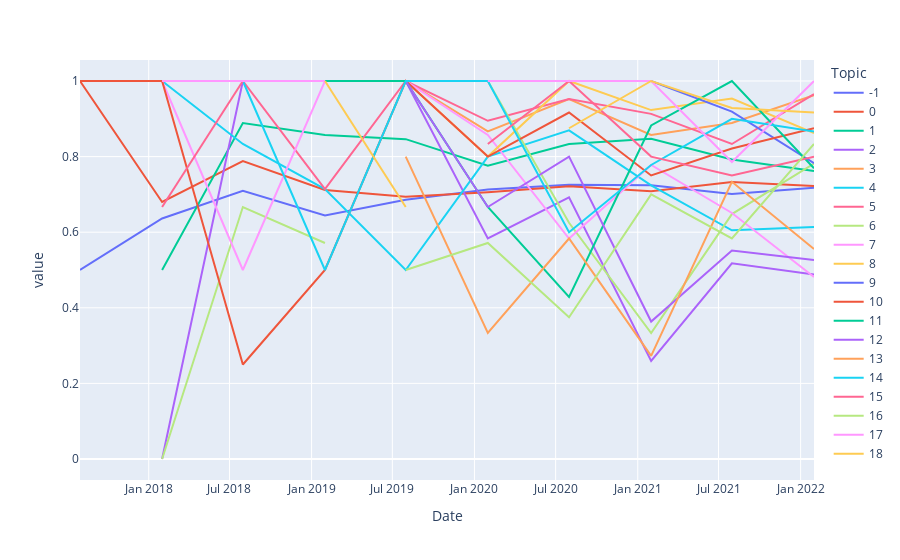

The notebook cell this image was saved under:
### Code cell
fig = px.line(pivot_df_time, x=pivot_df_time.index, y =pivot_df_time.columns)
fig.show()

### Figure 1 — Plotly figure (JSON) as saved in the notebook; plotly's stock layout.template omitted (floating-point values rounded to 4 significant figures)
{"data": [{"hovertemplate": "Topic=-1<br>Date=%{x}<br>value=%{y}<extra></extra>", "legendgroup": "-1", "line": {"color": "#636efa", "dash": "solid"}, "marker": {"symbol": "circle"}, "mode": "lines", "name": "-1", "orientation": "v", "showlegend": true, "type": "scatter", "x": ["2017-07-31T00:00:00", "2018-01-31T00:00:00", "2018-07-31T00:00:00", "2019-01-31T00:00:00", "2019-07-31T00:00:00", "2020-01-31T00:00:00", "2020-07-31T00:00:00", "2021-01-31T00:00:00", "2021-07-31T00:00:00", "2022-01-31T00:00:00"], "xaxis": "x", "y": [0.5, 0.6364, 0.7097, 0.6444, 0.6857, 0.7126, 0.7258, 0.7241, 0.701, 0.7176], "yaxis": "y"}, {"hovertemplate": "Topic=0<br>Date=%{x}<br>value=%{y}<extra></extra>", "legendgroup": "0", "line": {"color": "#EF553B", "dash": "solid"}, "marker": {"symbol": "circle"}, "mode": "lines", "name": "0", "orientation": "v", "showlegend": true, "type": "scatter", "x": ["2017-07-31T00:00:00", "2018-01-31T00:00:00", "2018-07-31T00:00:00", "2019-01-31T00:00:00", "2019-07-31T00:00:00", "2020-01-31T00:00:00", "2020-07-31T00:00:00", "2021-01-31T00:00:00", "2021-07-31T00:00:00", "2022-01-31T00:00:00"], "xaxis": "x", "y": [1, 0.68, 0.7879, 0.7119, 0.6939, 0.7059, 0.7213, 0.7085, 0.7329, 0.7225], "yaxis": "y"}, {"hovertemplate": "Topic=1<br>Date=%{x}<br>value=%{y}<extra></extra>", "legendgroup": "1", "line": {"color": "#00cc96", "dash": "solid"}, "marker": {"symbol": "circle"}, "mode": "lines", "name": "1", "orientation": "v", "showlegend": true, "type": "scatter", "x": ["2017-07-31T00:00:00", "2018-01-31T00:00:00", "2018-07-31T00:00:00", "2019-01-31T00:00:00", "2019-07-31T00:00:00", "2020-01-31T00:00:00", "2020-07-31T00:00:00", "2021-01-31T00:00:00", "2021-07-31T00:00:00", "2022-01-31T00:00:00"], "xaxis": "x", "y": [null, 0.5, 0.8889, 0.8571, 0.8462, 0.7761, 0.8333, 0.8469, 0.7925, 0.7622], "yaxis": "y"}, {"hovertemplate": "Topic=2<br>Date=%{x}<br>value=%{y}<extra></extra>", "legendgroup": "2", "line": {"color": "#ab63fa", "dash": "solid"}, "marker": {"symbol": "circle"}, "mode": "lines", "name": "2", "orientation": "v", "showlegend": true, "type": "scatter", "x": ["2017-07-31T00:00:00", "2018-01-31T00:00:00", "2018-07-31T00:00:00", "2019-01-31T00:00:00", "2019-07-31T00:00:00", "2020-01-31T00:00:00", "2020-07-31T00:00:00", "2021-01-31T00:00:00", "2021-07-31T00:00:00", "2022-01-31T00:00:00"], "xaxis": "x", "y": [null, 0, 1, 1, 1, 0.5833, 0.6923, 0.2593, 0.5176, 0.4884], "yaxis": "y"}, {"hovertemplate": "Topic=3<br>Date=%{x}<br>value=%{y}<extra></extra>", "legendgroup": "3", "line": {"color": "#FFA15A", "dash": "solid"}, "marker": {"symbol": "circle"}, "mode": "lines", "name": "3", "orientation": "v", "showlegend": true, "type": "scatter", "x": ["2017-07-31T00:00:00", "2018-01-31T00:00:00", "2018-07-31T00:00:00", "2019-01-31T00:00:00", "2019-07-31T00:00:00", "2020-01-31T00:00:00", "2020-07-31T00:00:00", "2021-01-31T00:00:00", "2021-07-31T00:00:00", "2022-01-31T00:00:00"], "xaxis": "x", "y": [null, 1, 1, 1, 1, 0.8667, 0.9524, 0.8571, 0.8889, 0.9623], "yaxis": "y"}, {"hovertemplate": "Topic=4<br>Date=%{x}<br>value=%{y}<extra></extra>", "legendgroup": "4", "line": {"color": "#19d3f3", "dash": "solid"}, "marker": {"symbol": "circle"}, "mode": "lines", "name": "4", "orientation": "v", "showlegend": true, "type": "scatter", "x": ["2017-07-31T00:00:00", "2018-01-31T00:00:00", "2018-07-31T00:00:00", "2019-01-31T00:00:00", "2019-07-31T00:00:00", "2020-01-31T00:00:00", "2020-07-31T00:00:00", "2021-01-31T00:00:00", "2021-07-31T00:00:00", "2022-01-31T00:00:00"], "xaxis": "x", "y": [null, 1, 0.8333, 0.7143, 0.5, 0.8, 0.8696, 0.7241, 0.6049, 0.6136], "yaxis": "y"}, {"hovertemplate": "Topic=5<br>Date=%{x}<br>value=%{y}<extra></extra>", "legendgroup": "5", "line": {"color": "#FF6692", "dash": "solid"}, "marker": {"symbol": "circle"}, "mode": "lines", "name": "5", "orientation": "v", "showlegend": true, "type": "scatter", "x": ["2017-07-31T00:00:00", "2018-01-31T00:00:00", "2018-07-31T00:00:00", "2019-01-31T00:00:00", "2019-07-31T00:00:00", "2020-01-31T00:00:00", "2020-07-31T00:00:00", "2021-01-31T00:00:00", "2021-07-31T00:00:00", "2022-01-31T00:00:00"], "xaxis": "x", "y": [null, 1, 1, 0.7143, 1, 0.8947, 0.9524, 0.913, 0.8333, 0.9655], "yaxis": "y"}, {"hovertemplate": "Topic=6<br>Date=%{x}<br>value=%{y}<extra></extra>", "legendgroup": "6", "line": {"color": "#B6E880", "dash": "solid"}, "marker": {"symbol": "circle"}, "mode": "lines", "name": "6", "orientation": "v", "showlegend": true, "type": "scatter", "x": ["2017-07-31T00:00:00", "2018-01-31T00:00:00", "2018-07-31T00:00:00", "2019-01-31T00:00:00", "2019-07-31T00:00:00", "2020-01-31T00:00:00", "2020-07-31T00:00:00", "2021-01-31T00:00:00", "2021-07-31T00:00:00", "2022-01-31T00:00:00"], "xaxis": "x", "y": [null, 0, 0.6667, 0.5714, null, 1, 0.625, 0.3333, 0.6479, 0.7812], "yaxis": "y"}, {"hovertemplate": "Topic=7<br>Date=%{x}<br>value=%{y}<extra></extra>", "legendgroup": "7", "line": {"color": "#FF97FF", "dash": "solid"}, "marker": {"symbol": "circle"}, "mode": "lines", "name": "7", "orientation": "v", "showlegend": true, "type": "scatter", "x": ["2017-07-31T00:00:00", "2018-01-31T00:00:00", "2018-07-31T00:00:00", "2019-01-31T00:00:00", "2019-07-31T00:00:00", "2020-01-31T00:00:00", "2020-07-31T00:00:00", "2021-01-31T00:00:00", "2021-07-31T00:00:00", "2022-01-31T00:00:00"], "xaxis": "x", "y": [null, 1, 0.5, 1, 1, 0.8571, 0.5833, 0.7778, 0.6508, 0.4815], "yaxis": "y"}, {"hovertemplate": "Topic=8<br>Date=%{x}<br>value=%{y}<extra></extra>", "legendgroup": "8", "line": {"color": "#FECB52", "dash": "solid"}, "marker": {"symbol": "circle"}, "mode": "lines", "name": "8", "orientation": "v", "showlegend": true, "type": "scatter", "x": ["2017-07-31T00:00:00", "2018-01-31T00:00:00", "2018-07-31T00:00:00", "2019-01-31T00:00:00", "2019-07-31T00:00:00", "2020-01-31T00:00:00", "2020-07-31T00:00:00", "2021-01-31T00:00:00", "2021-07-31T00:00:00", "2022-01-31T00:00:00"], "xaxis": "x", "y": [null, 1, 1, 1, 1, 0.8, 1, 0.9231, 0.9535, 0.8621], "yaxis": "y"}, {"hovertemplate": "Topic=9<br>Date=%{x}<br>value=%{y}<extra></extra>", "legendgroup": "9", "line": {"color": "#636efa", "dash": "solid"}, "marker": {"symbol": "circle"}, "mode": "lines", "name": "9", "orientation": "v", "showlegend": true, "type": "scatter", "x": ["2017-07-31T00:00:00", "2018-01-31T00:00:00", "2018-07-31T00:00:00", "2019-01-31T00:00:00", "2019-07-31T00:00:00", "2020-01-31T00:00:00", "2020-07-31T00:00:00", "2021-01-31T00:00:00", "2021-07-31T00:00:00", "2022-01-31T00:00:00"], "xaxis": "x", "y": [null, 1, 1, 1, 1, 1, 1, 1, 0.9189, 0.7826], "yaxis": "y"}, {"hovertemplate": "Topic=10<br>Date=%{x}<br>value=%{y}<extra></extra>", "legendgroup": "10", "line": {"color": "#EF553B", "dash": "solid"}, "marker": {"symbol": "circle"}, "mode": "lines", "name": "10", "orientation": "v", "showlegend": true, "type": "scatter", "x": ["2017-07-31T00:00:00", "2018-01-31T00:00:00", "2018-07-31T00:00:00", "2019-01-31T00:00:00", "2019-07-31T00:00:00", "2020-01-31T00:00:00", "2020-07-31T00:00:00", "2021-01-31T00:00:00", "2021-07-31T00:00:00", "2022-01-31T00:00:00"], "xaxis": "x", "y": [1, 1, 0.25, 0.5, 1, 0.8, 0.9167, 0.75, 0.8214, 0.875], "yaxis": "y"}, {"hovertemplate": "Topic=11<br>Date=%{x}<br>value=%{y}<extra></extra>", "legendgroup": "11", "line": {"color": "#00cc96", "dash": "solid"}, "marker": {"symbol": "circle"}, "mode": "lines", "name": "11", "orientation": "v", "showlegend": true, "type": "scatter", "x": ["2017-07-31T00:00:00", "2018-01-31T00:00:00", "2018-07-31T00:00:00", "2019-01-31T00:00:00", "2019-07-31T00:00:00", "2020-01-31T00:00:00", "2020-07-31T00:00:00", "2021-01-31T00:00:00", "2021-07-31T00:00:00", "2022-01-31T00:00:00"], "xaxis": "x", "y": [null, null, 1, 1, 1, 0.6667, 0.4286, 0.8824, 1, 0.7692], "yaxis": "y"}, {"hovertemplate": "Topic=12<br>Date=%{x}<br>value=%{y}<extra></extra>", "legendgroup": "12", "line": {"color": "#ab63fa", "dash": "solid"}, "marker": {"symbol": "circle"}, "mode": "lines", "name": "12", "orientation": "v", "showlegend": true, "type": "scatter", "x": ["2017-07-31T00:00:00", "2018-01-31T00:00:00", "2018-07-31T00:00:00", "2019-01-31T00:00:00", "2019-07-31T00:00:00", "2020-01-31T00:00:00", "2020-07-31T00:00:00", "2021-01-31T00:00:00", "2021-07-31T00:00:00", "2022-01-31T00:00:00"], "xaxis": "x", "y": [null, null, 0, null, 1, 0.6667, 0.8, 0.3636, 0.5517, 0.5263], "yaxis": "y"}, {"hovertemplate": "Topic=13<br>Date=%{x}<br>value=%{y}<extra></extra>", "legendgroup": "13", "line": {"color": "#FFA15A", "dash": "solid"}, "marker": {"symbol": "circle"}, "mode": "lines", "name": "13", "orientation": "v", "showlegend": true, "type": "scatter", "x": ["2017-07-31T00:00:00", "2018-01-31T00:00:00", "2018-07-31T00:00:00", "2019-01-31T00:00:00", "2019-07-31T00:00:00", "2020-01-31T00:00:00", "2020-07-31T00:00:00", "2021-01-31T00:00:00", "2021-07-31T00:00:00", "2022-01-31T00:00:00"], "xaxis": "x", "y": [null, 1, 1, null, 0.8, 0.3333, 0.5833, 0.2727, 0.7333, 0.5556], "yaxis": "y"}, {"hovertemplate": "Topic=14<br>Date=%{x}<br>value=%{y}<extra></extra>", "legendgroup": "14", "line": {"color": "#19d3f3", "dash": "solid"}, "marker": {"symbol": "circle"}, "mode": "lines", "name": "14", "orientation": "v", "showlegend": true, "type": "scatter", "x": ["2017-07-31T00:00:00", "2018-01-31T00:00:00", "2018-07-31T00:00:00", "2019-01-31T00:00:00", "2019-07-31T00:00:00", "2020-01-31T00:00:00", "2020-07-31T00:00:00", "2021-01-31T00:00:00", "2021-07-31T00:00:00", "2022-01-31T00:00:00"], "xaxis": "x", "y": [null, null, 1, 0.5, 1, 1, 0.6, 0.7778, 0.9, 0.8667], "yaxis": "y"}, {"hovertemplate": "Topic=15<br>Date=%{x}<br>value=%{y}<extra></extra>", "legendgroup": "15", "line": {"color": "#FF6692", "dash": "solid"}, "marker": {"symbol": "circle"}, "mode": "lines", "name": "15", "orientation": "v", "showlegend": true, "type": "scatter", "x": ["2017-07-31T00:00:00", "2018-01-31T00:00:00", "2018-07-31T00:00:00", "2019-01-31T00:00:00", "2019-07-31T00:00:00", "2020-01-31T00:00:00", "2020-07-31T00:00:00", "2021-01-31T00:00:00", "2021-07-31T00:00:00", "2022-01-31T00:00:00"], "xaxis": "x", "y": [null, 0.6667, 1, null, null, 0.8333, 1, 0.8, 0.75, 0.8], "yaxis": "y"}, {"hovertemplate": "Topic=16<br>Date=%{x}<br>value=%{y}<extra></extra>", "legendgroup": "16", "line": {"color": "#B6E880", "dash": "solid"}, "marker": {"symbol": "circle"}, "mode": "lines", "name": "16", "orientation": "v", "showlegend": true, "type": "scatter", "x": ["2017-07-31T00:00:00", "2018-01-31T00:00:00", "2018-07-31T00:00:00", "2019-01-31T00:00:00", "2019-07-31T00:00:00", "2020-01-31T00:00:00", "2020-07-31T00:00:00", "2021-01-31T00:00:00", "2021-07-31T00:00:00", "2022-01-31T00:00:00"], "xaxis": "x", "y": [null, 0.5, null, null, 0.5, 0.5714, 0.375, 0.7, 0.5833, 0.8333], "yaxis": "y"}, {"hovertemplate": "Topic=17<br>Date=%{x}<br>value=%{y}<extra></extra>", "legendgroup": "17", "line": {"color": "#FF97FF", "dash": "solid"}, "marker": {"symbol": "circle"}, "mode": "lines", "name": "17", "orientation": "v", "showlegend": true, "type": "scatter", "x": ["2017-07-31T00:00:00", "2018-01-31T00:00:00", "2018-07-31T00:00:00", "2019-01-31T00:00:00", "2019-07-31T00:00:00", "2020-01-31T00:00:00", "2020-07-31T00:00:00", "2021-01-31T00:00:00", "2021-07-31T00:00:00", "2022-01-31T00:00:00"], "xaxis": "x", "y": [null, 1, 1, 1, null, 1, 1, 1, 0.7857, 1], "yaxis": "y"}, {"hovertemplate": "Topic=18<br>Date=%{x}<br>value=%{y}<extra></extra>", "legendgroup": "18", "line": {"color": "#FECB52", "dash": "solid"}, "marker": {"symbol": "circle"}, "mode": "lines", "name": "18", "orientation": "v", "showlegend": true, "type": "scatter", "x": ["2017-07-31T00:00:00", "2018-01-31T00:00:00", "2018-07-31T00:00:00", "2019-01-31T00:00:00", "2019-07-31T00:00:00", "2020-01-31T00:00:00", "2020-07-31T00:00:00", "2021-01-31T00:00:00", "2021-07-31T00:00:00", "2022-01-31T00:00:00"], "xaxis": "x", "y": [null, 1, null, 1, 0.6667, null, 0.875, 1, 0.9286, 0.9167], "yaxis": "y"}], "layout": {"legend": {"title": {"text": "Topic"}, "tracegroupgap": 0}, "margin": {"t": 60}, "xaxis": {"anchor": "y", "domain": [0, 1], "title": {"text": "Date"}}, "yaxis": {"anchor": "x", "domain": [0, 1], "title": {"text": "value"}}}}
